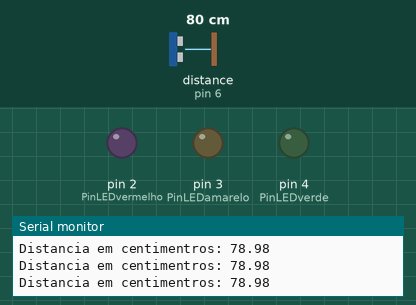
Bench run of a sketch on a simulated Arduino Uno, built with avr-gcc and run on an emulated ATmega328P. Shown: output pins drawn as LEDs (lit = HIGH), the last lines printed to the serial monitor. Wiring (from diagram.json): ultrasonic range finder: trigger pin 5; echo pin 6. The inputs (shaded band) are chosen by the test bench; at power-on: distance to the obstacle (sensor on pin 6) 80 cm. The echo pulse lasts 58.3 µs per cm; pins used as bus, display or sensor lines are not drawn.

Above: at 1.3 s.
1.4 s: distance to the obstacle (sensor on pin 6) set to 33 cm
4.4 s: distance to the obstacle (sensor on pin 6) set to 26 cm
At 5.3 s:
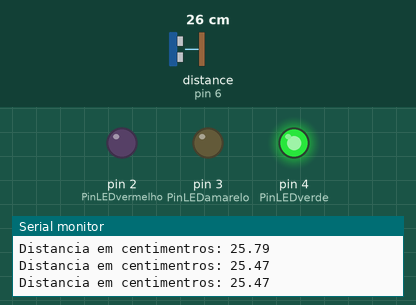
6.0 s: distance to the obstacle (sensor on pin 6) set to 19 cm
7.5 s: distance to the obstacle (sensor on pin 6) set to 16 cm
At 8.8 s:
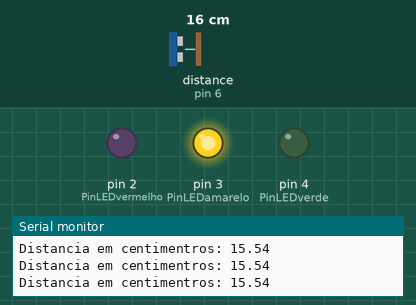
9.1 s: distance to the obstacle (sensor on pin 6) set to 12 cm
12.1 s: distance to the obstacle (sensor on pin 6) set to 9 cm
At 12.8 s:
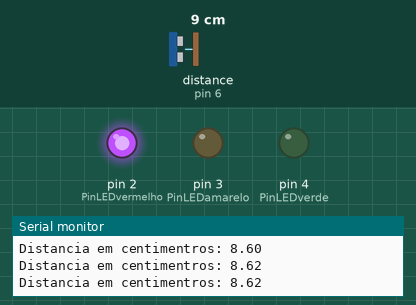
Timing chart, 0 to 19.0 s (numbered marks = the images above; inputs shaded):
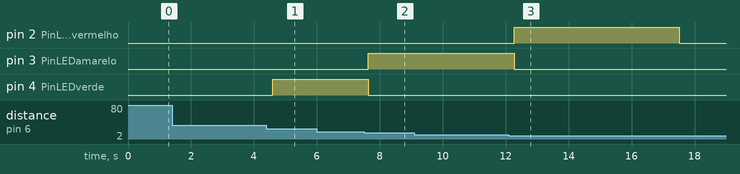

The sketch:

sketch.ino
```cpp
// Pinos do arduino utilizados
int pinTrigger = 5;     // pino usado para disparar os pulsos do sensor
int pinEcho = 6;        // pino usado para ler a saida do sensor
int PinLEDvermelho = 2; // pino usado pelo LED vermelho
int PinLEDamarelo = 3;  // pino usado pelo LED amarelo
int PinLEDverde = 4;    // pino usado pelo LED verde
int PinBuzzer = A0;     // pino usado pelo buzzer

// Variaveis e constantes para controle de distancia
const int atraso = 200;       // tempo de espera do loop
const int MaxContador = 5000/atraso;   // número de iterações para considerar parado (5s)
const float tolerancia = 1.0;   // tolerancia para detecção de movimento
const float velocidadeSom_mps = 340;        // em metros por segundo
const float velocidadeSom_mpus = 0.000340;  // em metros por microsegundo
float Distancia = 0;          // Distancia medida
float DistanciaAnterior = 0;  // Distancia anterior medida (detecção de movimento)
int contador = 0;             // contador de tempo para detecçaõ de movimento

// Valores limites das faixas de sinalização
const int LimiteVerde = 29;
const int LimiteAmarelo = 17;
const int LimiteVermelho = 10;
const int LimiteBuzzer = 8;

// Comandos de sinalização
const int Verde = 1;
const int Amarelo = 2;
const int Vermelho = 3;
const int Buzzer = 4;

// Inicialização
void setup() {
  pinMode(pinTrigger, OUTPUT);      // configura pino Trigger como saída
  digitalWrite(pinTrigger, LOW);    // pino trigger - nível baixo
  pinMode(pinEcho, INPUT);          // configura pino ECHO como entrada
  pinMode(PinLEDvermelho, OUTPUT);  // configura pino LED vermelho como saída
  pinMode(PinLEDamarelo, OUTPUT);   // configura pino LED amarelo como saída
  pinMode(PinLEDverde, OUTPUT);     // configura pino LED verde como saída
  pinMode(PinBuzzer, OUTPUT);       // configura pino Buzzer como saída
  Serial.begin(9600);               // inicializa monitor serial 9600 Bps (debug)
  delay(100);                       // atraso de 100 milisegundos
  Distancia = medeDistancia();
  DistanciaAnterior = Distancia;
  desligaSinais();
}
// Loop principal
void loop() {
  Distancia = medeDistancia();
  if (estaParado()) { desligaSinais(); }
  else if (Distancia <= LimiteBuzzer) { Sinaliza(Buzzer);  }
  else if (Distancia <= LimiteVermelho) { Sinaliza(Vermelho); }
  else if (Distancia <= LimiteAmarelo) { Sinaliza(Amarelo); }
  else if (Distancia <= LimiteVerde) {Sinaliza(Verde); }
  else { desligaSinais();}

  Serial.print("Distancia em centimentros: ");  // mostra no monitor serial
  Serial.print(Distancia);                      // mostra o calculo de distancia em metros
  Serial.println();
  delay(atraso);                                // tempo de atraso
}

float medeDistancia(){
  float tempoEcho = 0;
  disparaPulsoUltrassonico();
  tempoEcho = pulseIn(pinEcho, HIGH);
  return calculaDistancia(tempoEcho) * 100;
}

void disparaPulsoUltrassonico(){
  digitalWrite(pinTrigger, HIGH);
  delayMicroseconds(10);
  digitalWrite(pinTrigger, LOW);
}

float calculaDistancia(float tempo_us){
  return ((tempo_us * velocidadeSom_mpus) / 2);
}

// Sinaliza a faixa apropriada
void Sinaliza(int faixa) {
  desligaSinais();
  if (faixa == Verde) {
    digitalWrite(PinLEDverde, HIGH);
  } else if (faixa == Amarelo) {
    digitalWrite(PinLEDamarelo, HIGH);
  } else if (faixa == Vermelho) {
    digitalWrite(PinLEDvermelho, HIGH);
  } else if (faixa == Buzzer) {
    digitalWrite(PinLEDvermelho, HIGH);
    tone(PinBuzzer, 500);
  }
}
// Desliga a sinalização
void desligaSinais() {
  digitalWrite(PinLEDverde, LOW);
  digitalWrite(PinLEDamarelo, LOW);
  digitalWrite(PinLEDvermelho, LOW);
  noTone(PinBuzzer);
}
// verifica se está parado
byte estaParado() {
  byte parado;
  if (sq(Distancia - DistanciaAnterior) <= tolerancia) {
    if (contador >= MaxContador) {
      Serial.println("Sem movimento. Desligando sinais...");
      parado = 1;
    } else {
      contador++;
      parado = 0;
    }
  } else {
    contador = 0;
    parado = 0;
  }
  DistanciaAnterior = Distancia;
  return parado;
}
```

Measured:
- the behaviour switches between 30 and 29 cm on distance to the obstacle (sensor on pin 6) (found by bisection; images 0 and 1)
- the behaviour switches between 18 and 17 cm on distance to the obstacle (sensor on pin 6) (found by bisection; images 1 and 2)
- the behaviour switches between 11 and 10 cm on distance to the obstacle (sensor on pin 6) (found by bisection; images 2 and 3)
- after the input at 4.4 s, pin 4 (PinLEDverde): LOW → HIGH after 0.19 s
- after the input at 7.5 s, pin 3 (PinLEDamarelo): LOW → HIGH after 0.13 s; pin 4 (PinLEDverde): HIGH → LOW after 0.13 s
- after the input at 12.1 s, pin 2 (PinLEDvermelho): LOW → HIGH after 0.18 s, → LOW 5.2 s later; pin 3 (PinLEDamarelo): HIGH → LOW after 0.18 s instead of 2.4 s
